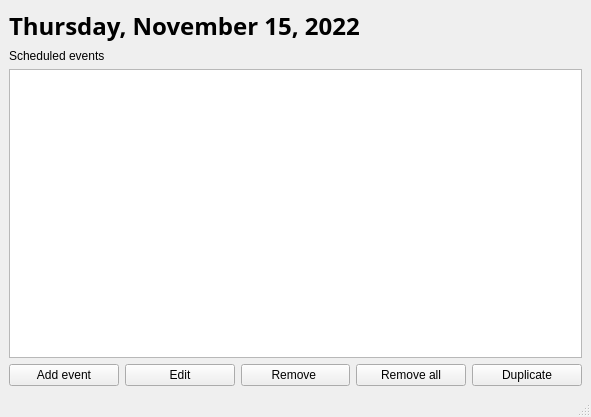
<?xml version="1.0" encoding="UTF-8"?>
<ui version="4.0">
 <class>MainWindow</class>
 <widget class="QMainWindow" name="MainWindow">
  <property name="geometry">
   <rect>
    <x>0</x>
    <y>0</y>
    <width>591</width>
    <height>417</height>
   </rect>
  </property>
  <property name="windowTitle">
   <string>MainWindow</string>
  </property>
  <widget class="QWidget" name="centralwidget">
   <layout class="QVBoxLayout" name="verticalLayout_3">
    <item>
     <layout class="QVBoxLayout" name="verticalLayout">
      <item>
       <widget class="QLabel" name="date">
        <property name="font">
         <font>
          <family>Arial Black</family>
          <pointsize>18</pointsize>
          <italic>false</italic>
          <bold>true</bold>
         </font>
        </property>
        <property name="text">
         <string>Thursday, November 15, 2022</string>
        </property>
       </widget>
      </item>
      <item>
       <widget class="QLabel" name="label">
        <property name="text">
         <string>Scheduled events</string>
        </property>
       </widget>
      </item>
     </layout>
    </item>
    <item>
     <layout class="QHBoxLayout" name="horizontalLayout_2">
      <item>
       <layout class="QVBoxLayout" name="verticalLayout_2"/>
      </item>
      <item>
       <widget class="QListWidget" name="listWidget"/>
      </item>
     </layout>
    </item>
    <item>
     <layout class="QHBoxLayout" name="horizontalLayout">
      <item>
       <widget class="QPushButton" name="addEventBtn">
        <property name="text">
         <string>Add event</string>
        </property>
       </widget>
      </item>
      <item>
       <widget class="QPushButton" name="editEventBtn">
        <property name="text">
         <string>Edit</string>
        </property>
       </widget>
      </item>
      <item>
       <widget class="QPushButton" name="removeEventBtn">
        <property name="text">
         <string>Remove </string>
        </property>
       </widget>
      </item>
      <item>
       <widget class="QPushButton" name="removeAllBtn">
        <property name="text">
         <string>Remove all</string>
        </property>
       </widget>
      </item>
      <item>
       <widget class="QPushButton" name="duplicateEventBtn">
        <property name="text">
         <string>Duplicate</string>
        </property>
       </widget>
      </item>
     </layout>
    </item>
   </layout>
  </widget>
  <widget class="QMenuBar" name="menubar">
   <property name="geometry">
    <rect>
     <x>0</x>
     <y>0</y>
     <width>591</width>
     <height>22</height>
    </rect>
   </property>
  </widget>
  <widget class="QStatusBar" name="statusbar"/>
 </widget>
 <resources/>
 <connections/>
</ui>
